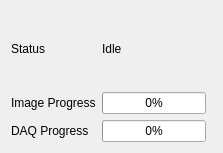
<?xml version="1.0" encoding="UTF-8"?>
<ui version="4.0">
 <class>ProgressForm</class>
 <widget class="QWidget" name="ProgressForm">
  <property name="geometry">
   <rect>
    <x>0</x>
    <y>0</y>
    <width>223</width>
    <height>153</height>
   </rect>
  </property>
  <property name="minimumSize">
   <size>
    <width>0</width>
    <height>0</height>
   </size>
  </property>
  <property name="windowTitle">
   <string>Form</string>
  </property>
  <layout class="QGridLayout" name="gridLayout">
   <item row="1" column="0">
    <widget class="QLabel" name="progressBarLabel">
     <property name="text">
      <string>Image Progress</string>
     </property>
    </widget>
   </item>
   <item row="2" column="0">
    <widget class="QLabel" name="progressBarLabel_2">
     <property name="text">
      <string>DAQ Progress</string>
     </property>
    </widget>
   </item>
   <item row="0" column="0">
    <widget class="QLabel" name="dataAcquisitionModel_2">
     <property name="text">
      <string>Status</string>
     </property>
    </widget>
   </item>
   <item row="1" column="1">
    <widget class="QProgressBar" name="imageProgressBar">
     <property name="value">
      <number>0</number>
     </property>
    </widget>
   </item>
   <item row="2" column="1">
    <widget class="QProgressBar" name="progressBar">
     <property name="value">
      <number>0</number>
     </property>
    </widget>
   </item>
   <item row="0" column="1" colspan="2">
    <widget class="QLabel" name="state">
     <property name="text">
      <string>Idle</string>
     </property>
    </widget>
   </item>
  </layout>
 </widget>
 <resources/>
 <connections/>
</ui>
